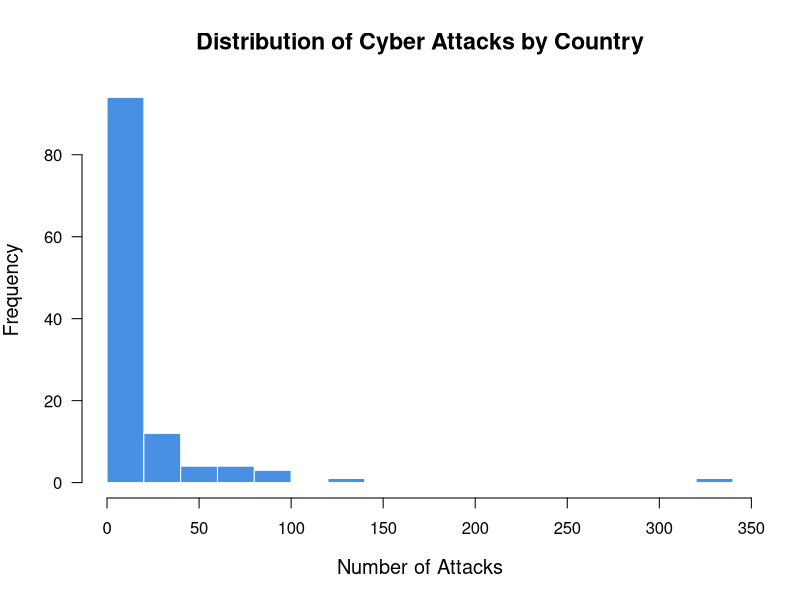
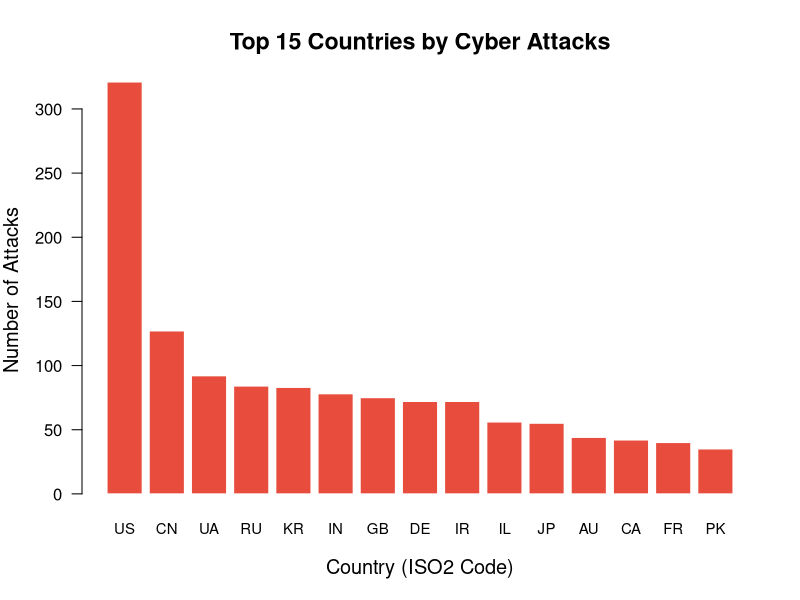
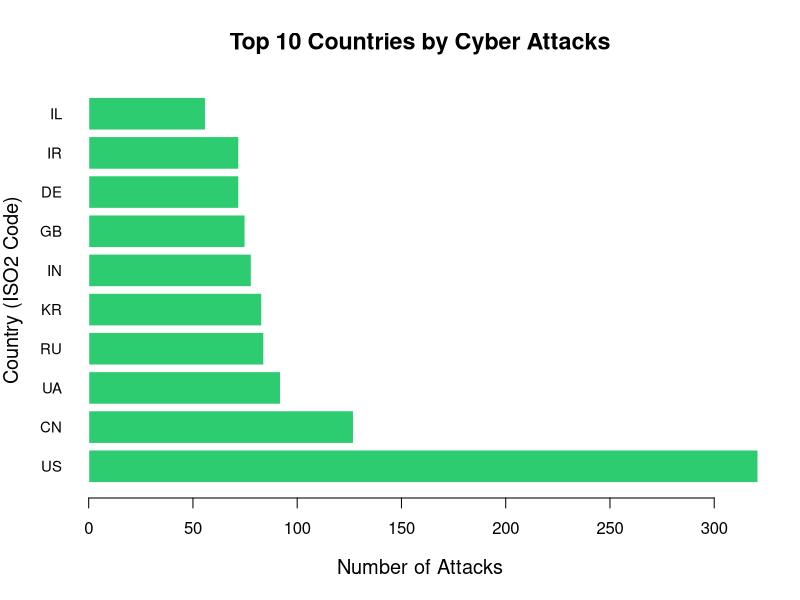
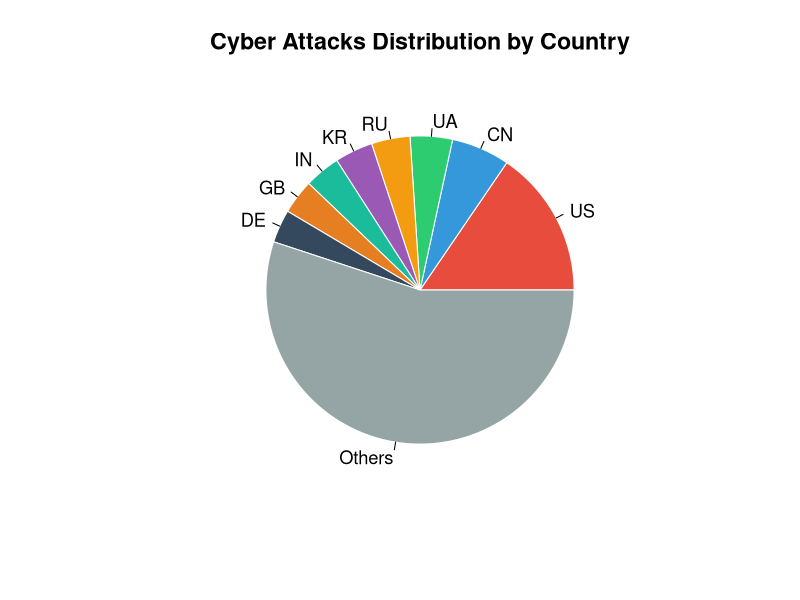
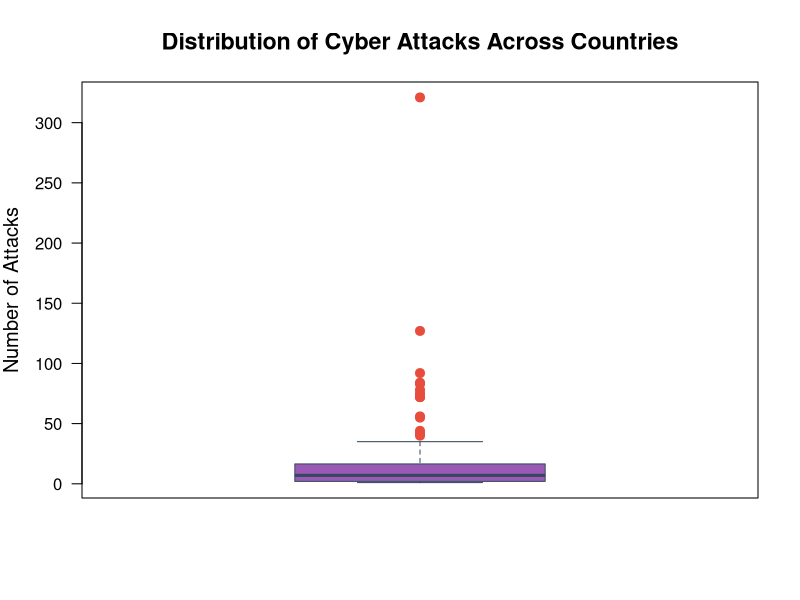
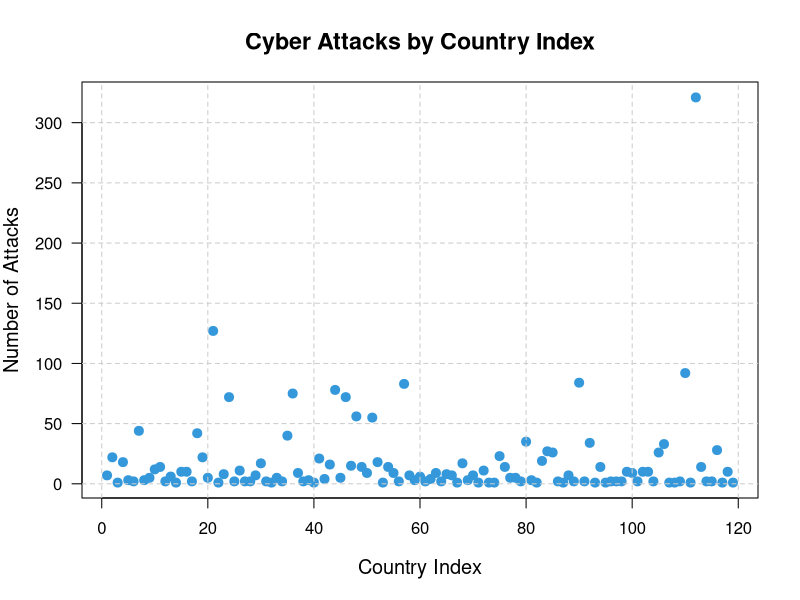
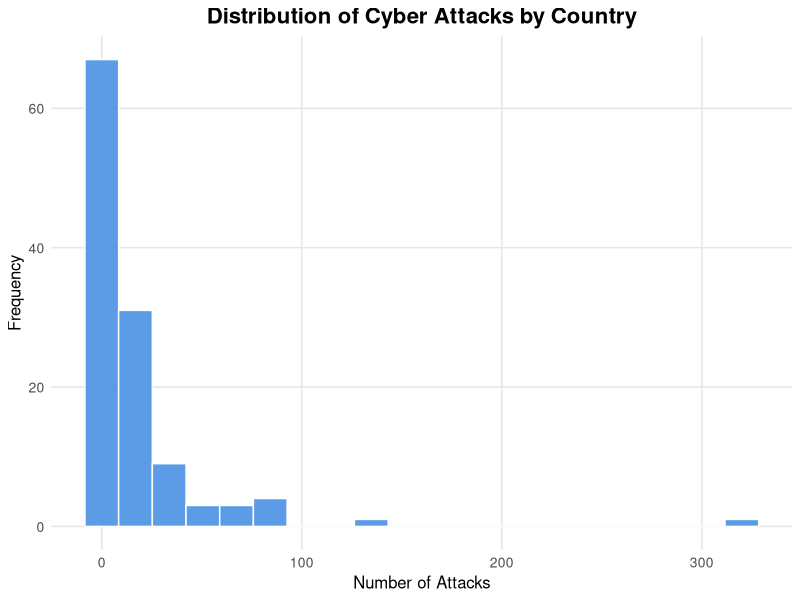
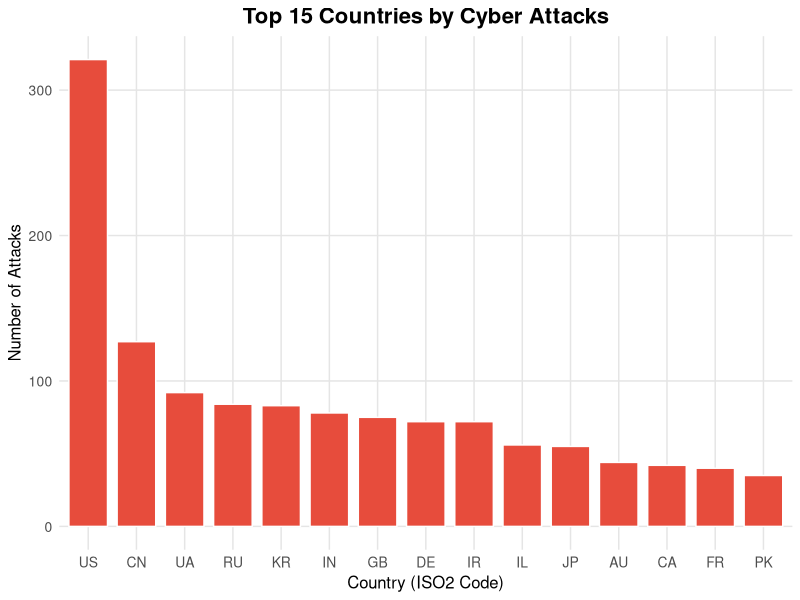

Recreate these plots in R, in order. (Note: this script raises an error after producing the figures.)
# Assignment 5 - Data Visualization
# Author: Xingyuan Zhao
# Course: EPPS6356

# Load required library for task 2
library(ggplot2)

# Read the CFR country total data
cfr_data <- read.csv("CFR_country_total_with_ISO2 (1).csv")

# Remove Grand Total and blank rows
cfr_data <- cfr_data[cfr_data$iso3 != "Grand Total" & cfr_data$iso3 != "(blank)", ]

# ==============================================================================
# TASK 1: Base R Graphics (No Packages)
# ==============================================================================

# 1a. Histogram
hist(cfr_data$total_attacks,
     main = "Distribution of Cyber Attacks by Country",
     xlab = "Number of Attacks",
     ylab = "Frequency",
     col = "#4A90E2",
     border = "white",
     breaks = 20,
     las = 1,
     cex.main = 1.4,
     cex.lab = 1.2,
     font.main = 2)

# 1b.i. Barchart - Vertical (Top 15 countries)
top15 <- head(cfr_data[order(-cfr_data$total_attacks), ], 15)
barplot(top15$total_attacks,
        names.arg = top15$ISO2,
        main = "Top 15 Countries by Cyber Attacks",
        xlab = "Country (ISO2 Code)",
        ylab = "Number of Attacks",
        col = "#E74C3C",
        border = "white",
        las = 1,
        cex.names = 0.9,
        cex.main = 1.4,
        cex.lab = 1.2,
        font.main = 2)

# 1b.ii. Barchart - Horizontal (Top 10 countries)
top10 <- head(cfr_data[order(-cfr_data$total_attacks), ], 10)
barplot(top10$total_attacks,
        names.arg = top10$ISO2,
        main = "Top 10 Countries by Cyber Attacks",
        xlab = "Number of Attacks",
        ylab = "Country (ISO2 Code)",
        col = "#2ECC71",
        border = "white",
        horiz = TRUE,
        las = 1,
        cex.names = 0.9,
        cex.main = 1.4,
        cex.lab = 1.2,
        font.main = 2)

# 1c. Piechart (Top 8 countries + Others)
top8 <- head(cfr_data[order(-cfr_data$total_attacks), ], 8)
others_total <- sum(cfr_data$total_attacks) - sum(top8$total_attacks)
pie_data <- c(top8$total_attacks, others_total)
pie_labels <- c(top8$ISO2, "Others")
pie_colors <- c("#E74C3C", "#3498DB", "#2ECC71", "#F39C12", 
                "#9B59B6", "#1ABC9C", "#E67E22", "#34495E", "#95A5A6")

pie(pie_data,
    labels = pie_labels,
    main = "Cyber Attacks Distribution by Country",
    col = pie_colors,
    border = "white",
    cex = 1.1,
    cex.main = 1.4,
    font.main = 2)

# 1d. Boxplot
boxplot(cfr_data$total_attacks,
        main = "Distribution of Cyber Attacks Across Countries",
        ylab = "Number of Attacks",
        col = "#9B59B6",
        border = "#34495E",
        pch = 19,
        cex = 1.2,
        las = 1,
        cex.main = 1.4,
        cex.lab = 1.2,
        font.main = 2,
        outcol = "#E74C3C",
        outbg = "#E74C3C")

# 1e. Scatterplot
plot(cfr_data$total_attacks,
     main = "Cyber Attacks by Country Index",
     xlab = "Country Index",
     ylab = "Number of Attacks",
     pch = 19,
     col = "#3498DB",
     cex = 1.2,
     las = 1,
     cex.main = 1.4,
     cex.lab = 1.2,
     font.main = 2)
grid(col = "gray80", lty = 2)

# ==============================================================================
# TASK 2: ggplot2 Graphics
# ==============================================================================

# 2a. Histogram - ggplot2
p1 <- ggplot(cfr_data, aes(x = total_attacks)) +
  geom_histogram(bins = 20, fill = "#4A90E2", color = "white", alpha = 0.9) +
  labs(title = "Distribution of Cyber Attacks by Country",
       x = "Number of Attacks",
       y = "Frequency") +
  theme_minimal() +
  theme(plot.title = element_text(size = 16, face = "bold", hjust = 0.5),
        axis.title = element_text(size = 12),
        axis.text = element_text(size = 10),
        panel.grid.major = element_line(color = "gray90"),
        panel.grid.minor = element_blank())
print(p1)

# 2b.i. Barchart Vertical - ggplot2 (Top 15 countries)
p2 <- ggplot(top15, aes(x = reorder(ISO2, -total_attacks), y = total_attacks)) +
  geom_bar(stat = "identity", fill = "#E74C3C", color = "white", width = 0.8) +
  labs(title = "Top 15 Countries by Cyber Attacks",
       x = "Country (ISO2 Code)",
       y = "Number of Attacks") +
  theme_minimal() +
  theme(plot.title = element_text(size = 16, face = "bold", hjust = 0.5),
        axis.title = element_text(size = 12),
        axis.text = element_text(size = 10),
        axis.text.x = element_text(angle = 0),
        panel.grid.major = element_line(color = "gray90"),
        panel.grid.minor = element_blank())
print(p2)

# 2b.ii. Barchart Horizontal - ggplot2 (Top 10 countries)
p3 <- ggplot(top10, aes(x = total_attacks, y = reorder(ISO2, total_attacks))) +
  geom_bar(stat = "identity", fill = "#2ECC71", color = "white", width = 0.8) +
  labs(title = "Top 10 Countries by Cyber Attacks",
       x = "Number of Attacks",
       y = "Country (ISO2 Code)") +
  theme_minimal() +
  theme(plot.title = element_text(size = 16, face = "bold", hjust = 0.5),
        axis.title = element_text(size = 12),
        axis.text = element_text(size = 10),
        panel.grid.major = element_line(color = "gray90"),
        panel.grid.minor = element_blank())
print(p3)

# 2c. Piechart - ggplot2 (Top 8 countries + Others)
pie_df <- data.frame(
  category = pie_labels,
  value = pie_data
)
pie_df$percentage <- round(pie_df$value / sum(pie_df$value) * 100, 1)

p4 <- ggplot(pie_df, aes(x = "", y = value, fill = category)) +
  geom_bar(stat = "identity", width = 1, color = "white") +
  coord_polar("y", start = 0) +
  scale_fill_manual(values = pie_colors) +
  labs(title = "Cyber Attacks Distribution by Country",
       fill = "Country") +
  theme_void() +
  theme(plot.title = element_text(size = 16, face = "bold", hjust = 0.5),
        legend.position = "right",
        legend.text = element_text(size = 10))
print(p4)

# 2d. Boxplot - ggplot2
p5 <- ggplot(cfr_data, aes(x = "", y = total_attacks)) +
  geom_boxplot(fill = "#9B59B6", color = "#34495E", alpha = 0.9, outlier.color = "#E74C3C", outlier.size = 2) +
  labs(title = "Distribution of Cyber Attacks Across Countries",
       x = "",
       y = "Number of Attacks") +
  theme_minimal() +
  theme(plot.title = element_text(size = 16, face = "bold", hjust = 0.5),
        axis.title = element_text(size = 12),
        axis.text = element_text(size = 10),
        axis.text.x = element_blank(),
        panel.grid.major = element_line(color = "gray90"),
        panel.grid.minor = element_blank())
print(p5)

# 2e. Scatterplot - ggplot2
cfr_data$index <- seq_len(nrow(cfr_data))
p6 <- ggplot(cfr_data, aes(x = index, y = total_attacks)) +
  geom_point(color = "#3498DB", size = 3, alpha = 0.8) +
  labs(title = "Cyber Attacks by Country Index",
       x = "Country Index",
       y = "Number of Attacks") +
  theme_minimal() +
  theme(plot.title = element_text(size = 16, face = "bold", hjust = 0.5),
        axis.title = element_text(size = 12),
        axis.text = element_text(size = 10),
        panel.grid.major = element_line(color = "gray90"),
        panel.grid.minor = element_line(color = "gray95"))
print(p6)

# ==============================================================================
# TASK 3: Export Charts in Different Formats
# ==============================================================================

# Define export formats
formats <- c("pdf", "jpg", "svg", "tiff", "bmp")

# Function to save base R plots
save_base_plot <- function(plot_func, filename) {
  for (fmt in formats) {
    filepath <- paste0("plots/", filename, ".", fmt)
    
    if (fmt == "pdf") {
      pdf(filepath, width = 8, height = 6)
    } else if (fmt == "jpg") {
      jpeg(filepath, width = 800, height = 600, quality = 95)
    } else if (fmt == "svg") {
      svg(filepath, width = 8, height = 6)
    } else if (fmt == "tiff") {
      tiff(filepath, width = 800, height = 600, compression = "lzw")
    } else if (fmt == "bmp") {
      bmp(filepath, width = 800, height = 600)
    }
    
    plot_func()
    dev.off()
  }
  cat("Saved:", filename, "in all formats\n")
}

# Function to save ggplot2 plots
save_ggplot <- function(plot_obj, filename) {
  for (fmt in formats) {
    filepath <- paste0("plots/", filename, ".", fmt)
    ggsave(filepath, plot = plot_obj, width = 8, height = 6, dpi = 300)
  }
  cat("Saved:", filename, "in all formats\n")
}

# Save Task 1 plots (Base R)
cat("\nSaving Task 1 plots (Base R)...\n")

# a5p1a - Histogram
save_base_plot(function() {
  hist(cfr_data$total_attacks,
       main = "Distribution of Cyber Attacks by Country",
       xlab = "Number of Attacks",
       ylab = "Frequency",
       col = "#4A90E2",
       border = "white",
       breaks = 20,
       las = 1,
       cex.main = 1.4,
       cex.lab = 1.2,
       font.main = 2)
}, "a5p1a")

# a5p1bi - Barchart Vertical
save_base_plot(function() {
  barplot(top15$total_attacks,
          names.arg = top15$ISO2,
          main = "Top 15 Countries by Cyber Attacks",
          xlab = "Country (ISO2 Code)",
          ylab = "Number of Attacks",
          col = "#E74C3C",
          border = "white",
          las = 1,
          cex.names = 0.9,
          cex.main = 1.4,
          cex.lab = 1.2,
          font.main = 2)
}, "a5p1bi")

# a5p1bii - Barchart Horizontal
save_base_plot(function() {
  barplot(top10$total_attacks,
          names.arg = top10$ISO2,
          main = "Top 10 Countries by Cyber Attacks",
          xlab = "Number of Attacks",
          ylab = "Country (ISO2 Code)",
          col = "#2ECC71",
          border = "white",
          horiz = TRUE,
          las = 1,
          cex.names = 0.9,
          cex.main = 1.4,
          cex.lab = 1.2,
          font.main = 2)
}, "a5p1bii")

# a5p1c - Piechart
save_base_plot(function() {
  pie(pie_data,
      labels = pie_labels,
      main = "Cyber Attacks Distribution by Country",
      col = pie_colors,
      border = "white",
      cex = 1.1,
      cex.main = 1.4,
      font.main = 2)
}, "a5p1c")

# a5p1d - Boxplot
save_base_plot(function() {
  boxplot(cfr_data$total_attacks,
          main = "Distribution of Cyber Attacks Across Countries",
          ylab = "Number of Attacks",
          col = "#9B59B6",
          border = "#34495E",
          pch = 19,
          cex = 1.2,
          las = 1,
          cex.main = 1.4,
          cex.lab = 1.2,
          font.main = 2,
          outcol = "#E74C3C",
          outbg = "#E74C3C")
}, "a5p1d")

# a5p1e - Scatterplot
save_base_plot(function() {
  plot(cfr_data$total_attacks,
       main = "Cyber Attacks by Country Index",
       xlab = "Country Index",
       ylab = "Number of Attacks",
       pch = 19,
       col = "#3498DB",
       cex = 1.2,
       las = 1,
       cex.main = 1.4,
       cex.lab = 1.2,
       font.main = 2)
  grid(col = "gray80", lty = 2)
}, "a5p1e")

# Save Task 2 plots (ggplot2)
cat("\nSaving Task 2 plots (ggplot2)...\n")

# a5p2a - Histogram
save_ggplot(p1, "a5p2a")

# a5p2bi - Barchart Vertical
save_ggplot(p2, "a5p2bi")

# a5p2bii - Barchart Horizontal
save_ggplot(p3, "a5p2bii")

# a5p2c - Piechart
save_ggplot(p4, "a5p2c")

# a5p2d - Boxplot
save_ggplot(p5, "a5p2d")

# a5p2e - Scatterplot
save_ggplot(p6, "a5p2e")

cat("\n=============================================================\n")
cat("All tasks completed successfully!\n")
cat("=============================================================\n")
cat("\nFile Format Notes:\n")
cat("- PDF: Vector format, scalable, best for printing and publications\n")
cat("- JPG: Raster format, compressed, smaller file size, lossy compression\n")
cat("- SVG: Vector format, scalable, editable, best for web and graphics software\n")
cat("- TIFF: Raster format, lossless compression, high quality, larger file size\n")
cat("- BMP: Raster format, uncompressed, very large file size, highest quality\n")
cat("=============================================================\n")

